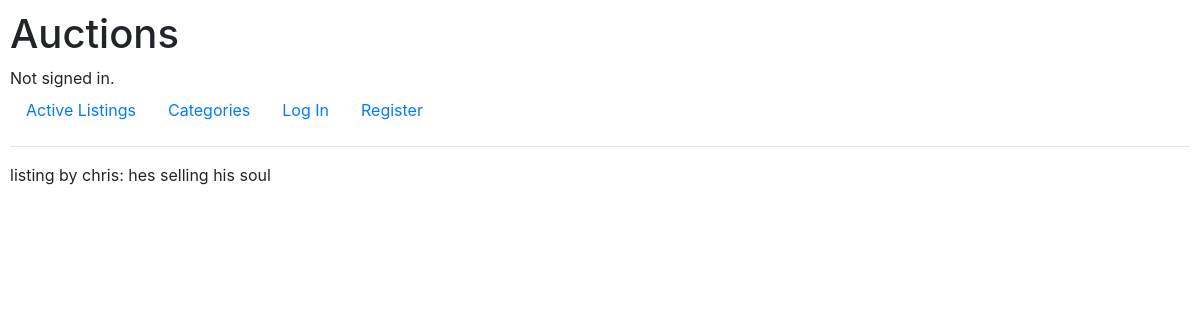
Page /categorylisting/1 on the earlier database version.
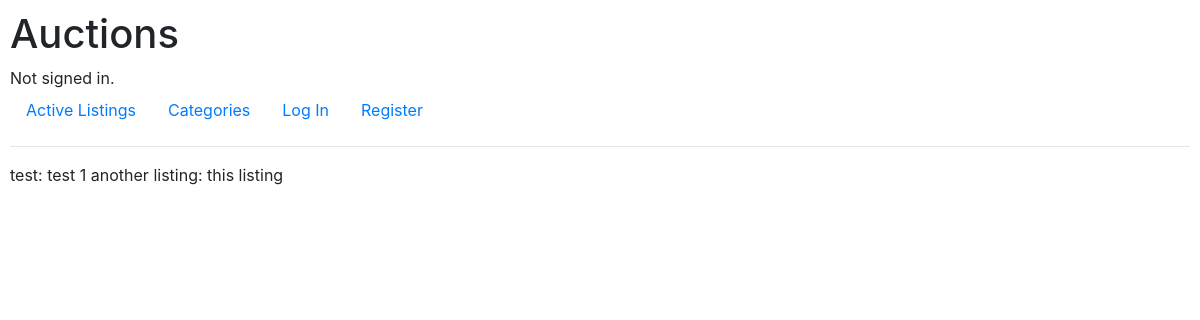
Same page on the later database version.
### auctions/models.py (models this page shows, shortened)
class Listing(models.Model):
    user_id = models.ForeignKey(User, on_delete=models.CASCADE, related_name="this_user_listings")
    title = models.CharField(max_length=64)
    description = models.TextField(blank=True)
    startingbid = models.FloatField()
    currentbid = models.FloatField(blank=True, null=True)
    category = models.ForeignKey(Category, on_delete=models.CASCADE, related_name="this_category_listings", blank=True, null=True)
    image = models.ImageField(null=True, blank=True)
    isitactive = models.BooleanField(default=True)
    watchlist = models.ManyToManyField(User, blank=True, related_name="this_user_fav_listing")
    dateposted = models.DateTimeField(auto_now_add=True)
    def __str__(self):
        return f"{self.title}: {self.description}"

### auctions/views.py (the view)
# urls.py: path("categorylisting/<int:category_id>", views.categorylisting, name="categorylisting"),
def categorylisting(request, category_id):
    category = Category.objects.get(pk = category_id)
    categorylisting = category.this_category_listings.all()
    return render(request, "auctions/categorylisting.html", {
        "categorylisting":categorylisting
    })

### auctions/templates/auctions/categorylisting.html
{% extends "auctions/layout.html" %}
{% block body %}
    {% if categorylisting %}
        {% for listing in categorylisting %}
            {{listing}}
        {% endfor %}
    {% else %}
    <h3>No listings</h3>
    {% endif %}
{% endblock %}

Differences in the rows shown:
removed Listing: title+description "listing by chris: hes selling his soul"
added Listing: title+description "test: test 1"
added Listing: title+description "another listing: this listing"
